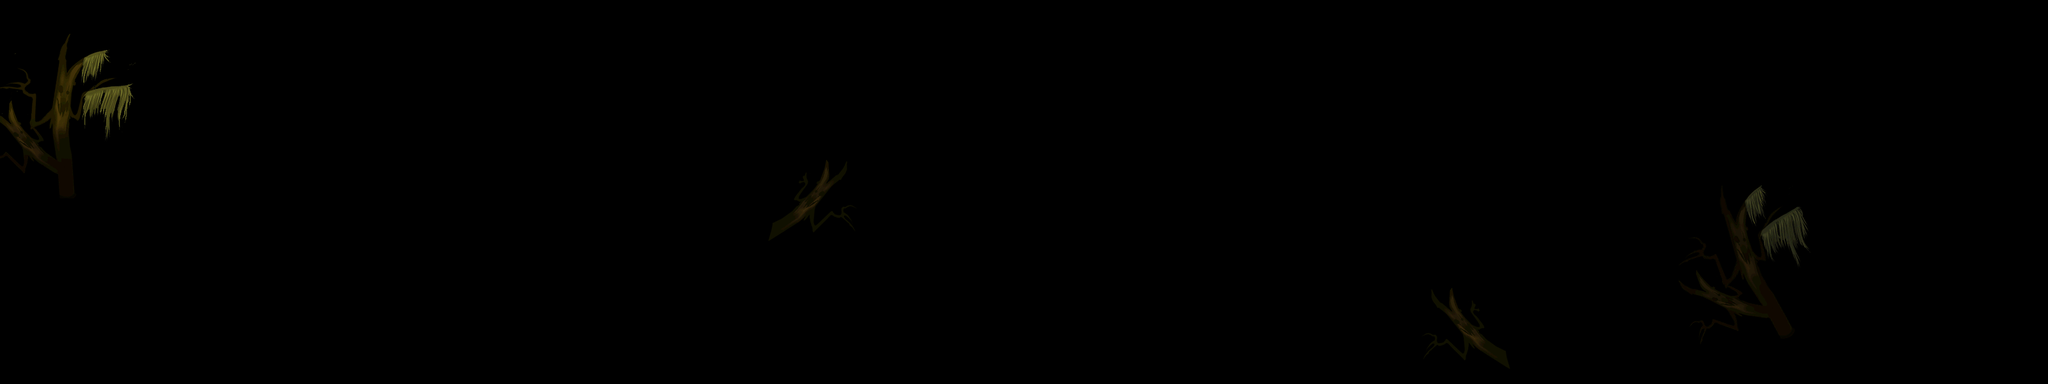

The image is a tile-based game level rendered from a .tmx file. Its description and source (layers, tilesets, objects; grid data summarised) follow:
An orthogonal 80x15 tile map with 40x40 px tiles, 2 tile layers (land1, land2).

<map version="1.0" orientation="orthogonal" width="80" height="15" tilewidth="40" tileheight="40">
 <tileset firstgid="1" name="b-jinjing" tilewidth="40" tileheight="40">
  <image source="b-jinjing.png" width="1447" height="440" />
 </tileset>
 <layer name="land1" width="80" height="15">
  <data>[1200 cells, 95 non-empty, 95 distinct tile ids]</data>
 </layer>
 <layer name="land2" width="80" height="15">
  <data>[1200 cells, 94 non-empty, 94 distinct tile ids]</data>
 </layer>
</map>
